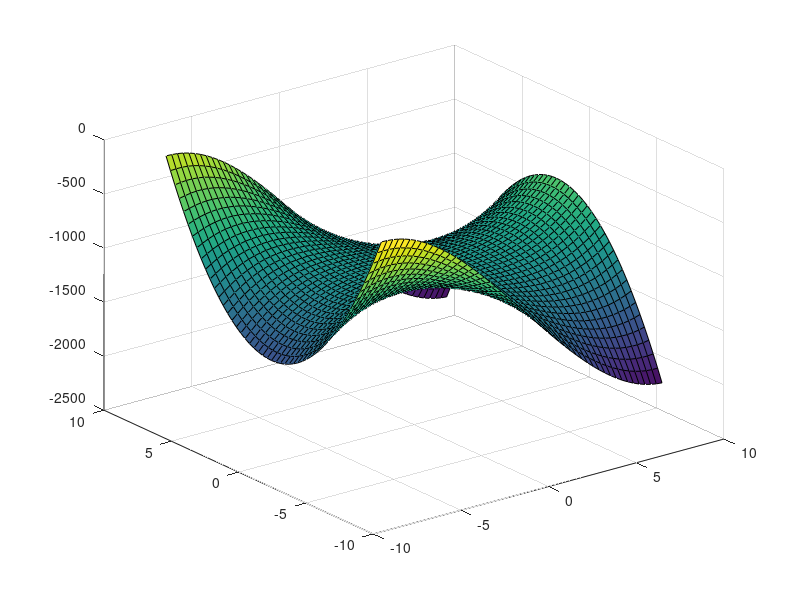
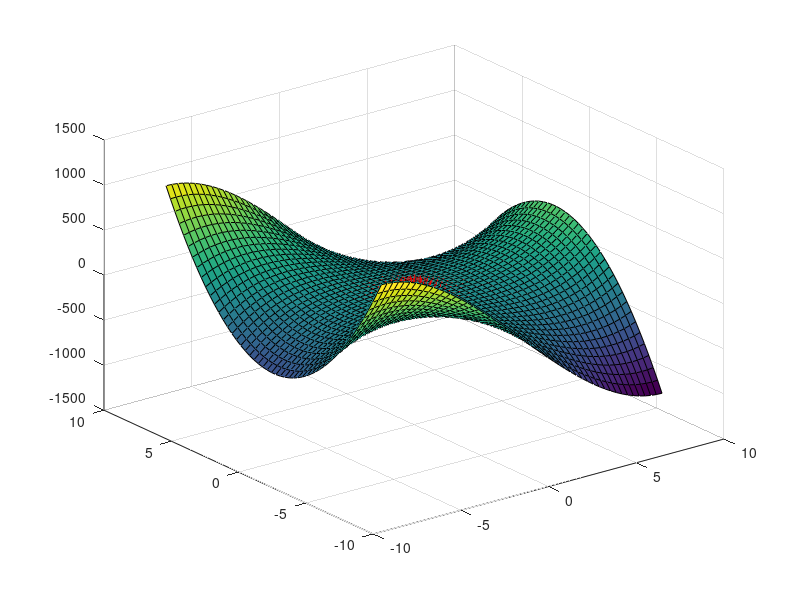

These charts were generated, in order, by the following MATLAB code:
m = 50;
n = 50;
x = single(linspace(-8,8,m));
y = single(linspace(-8,8,n));
[X,Y] = meshgrid(x,y);
%Z = (4-abs(X)) + (4-abs(Y));
Z = X.^3-3.*X.*Y.^2;
%Z(Z < 0) = 0;

% normal vectors
[Nx, Ny, Nz] = surfnorm(X,Y,Z);

% Gradient generation
dx = Nx./Nz; % returns the partial derivative of z with respect to x
dy = Ny./Nz; % returns the partial derivative of z with respect to y
dz = Nz./Nz;

% boundary condition
Z_x = zeros(50);
for i =2:50
        Z_x (i,1) = -dy(i-1,1)*16/n+Z_x(i-1,1);
end

% integration
for i = 1:50
    for j =2:50
        Z_x (i,j) = -dx(i,j-1)*16/m+Z_x(i,j-1);
    end
end

figure
surf(X,Y,Z_x)

figure
surfnorm(X,Y,Z)